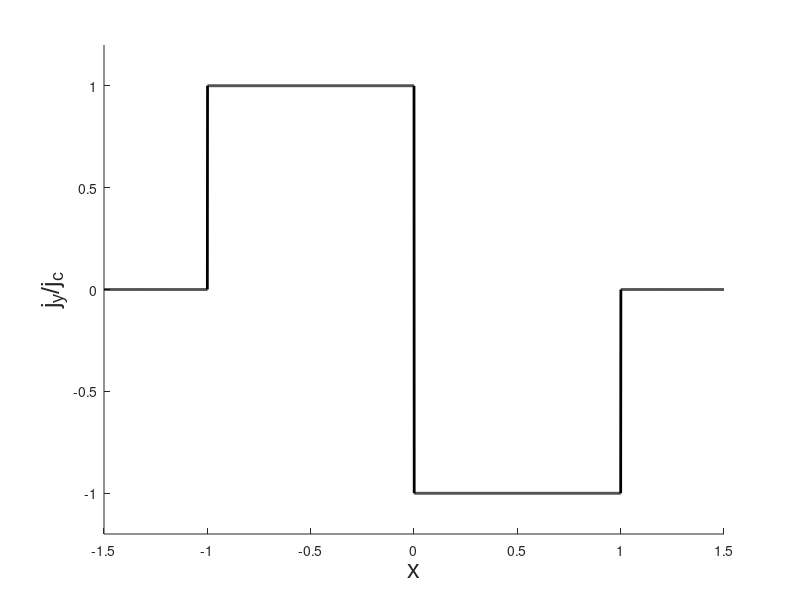
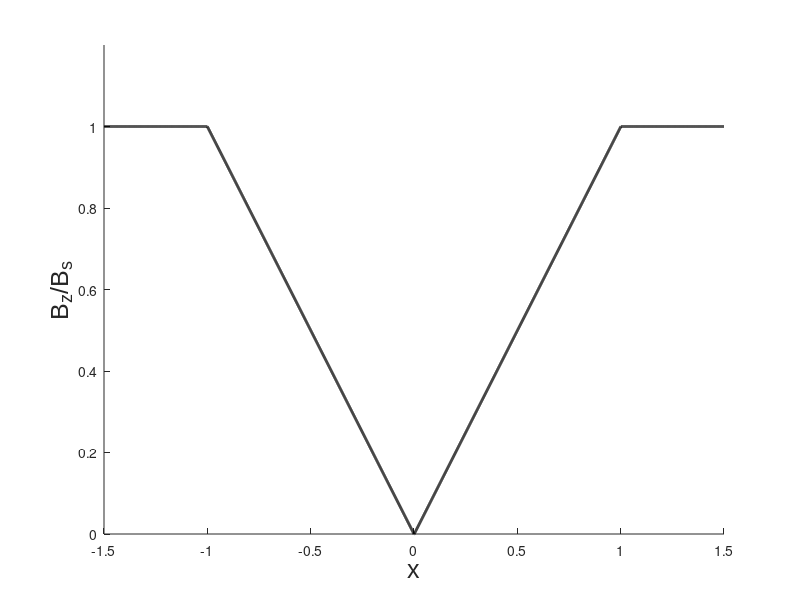
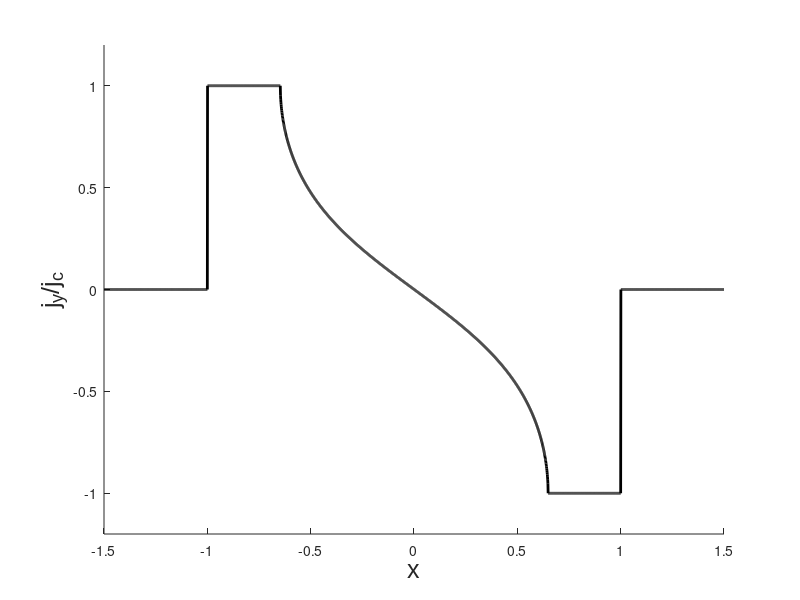
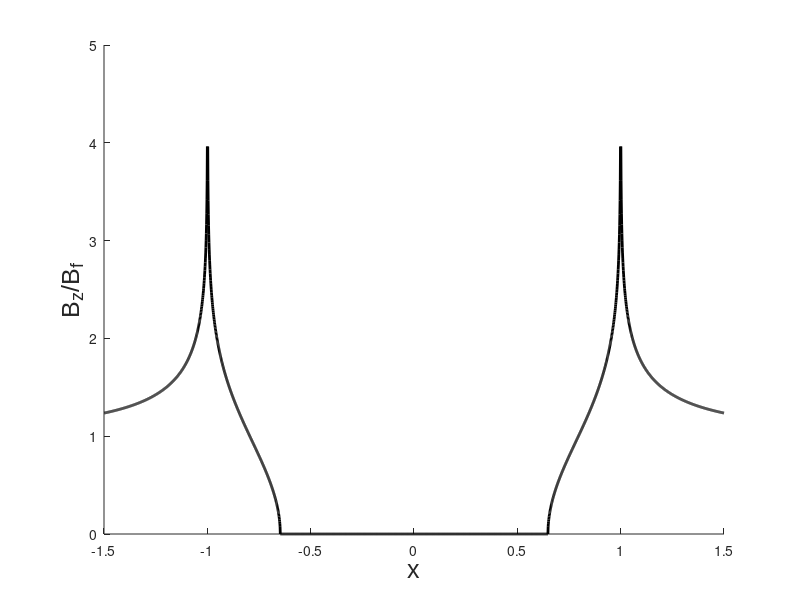

Source code (MATLAB) for these figures, in order:
clear;

jc = 1;    %Magnitude of critical current
w = 1;     %Half-width of sample 
o = 0.5;   %Length outside of sample 
Bas = 1;   %Applied field for slab
Baf = 1;   %Applied field for thin film
Bs = 1;    %Characteristic field for slab
Bf = 1;    %Characteristic field for a thin film
s = 1000;  %Scale used when calculating in arrays

w = w*s;
o = o*s;

%Calculations for a slab

a = w*(1-Bas/Bs); %Field-free depth for slab
a = round(a);     %Round value for use in arrays

%Build the current distribution in a slab

jySlabOutside = zeros(1,o);
jySlabInside = jc*ones(1,w-a);
jySlabMiddle = zeros(1,2*a);
jySlab = [jySlabOutside jySlabInside jySlabMiddle -jySlabInside jySlabOutside];

%Plot jy_slab vs x

x = 1:1:length(jySlab);
x = x-(o+w);
xScale = x/s;

figure(1);
hold on;
plot(xScale,jySlab,'k','LineWidth',2);
axis([-1.5 1.5 -1.2 1.2])
xlabel('x','FontSize',18,'FontName','Arial');            
ylabel('j_y/j_c','FontSize',18,'FontName','Arial');

%Build the magnetic field distribution in a slab

BzslabOutside = Bas*ones(1,o);
BzslabInside = Bas-jc*(1:1:(w-a))*Bs/w;
BzslabMiddle = zeros(1,2*a);
BzSlab = [BzslabOutside BzslabInside BzslabMiddle flip(BzslabInside) BzslabOutside]/Bs;  %Normalize to Bs

%Plot Bz_slab vs x

figure(2);
hold on;
plot(xScale, BzSlab,'k','LineWidth',2);
axis([-1.5 1.5 0 1.2])
xlabel('x','FontSize',18,'FontName','Arial');            
ylabel('B_z/B_s','FontSize',18,'FontName','Arial');

%Calculations for a thin film

a = w/cosh(Baf/Bf); %Field-free depth for a thin film
a = round(a);       %Round value for use in arrays

%Build the current distribution in a thin film

jyFilmOutside = zeros(1,o);
jyFilmInside = jc*ones(1,w-a);
jyFilmMiddle = -(2*jc/pi).*atan(((-a:1:a-1)/w).*(sqrt(w^2-a^2)./sqrt(a.^2-(-a:1:a-1).^2)));
jyFilm = [jyFilmOutside jyFilmInside jyFilmMiddle -jyFilmInside jyFilmOutside];

%Plot jy_film vs x

figure(3);
hold on;
plot(xScale, jyFilm,'k','LineWidth',2);
axis([-1.5 1.5 -1.2 1.2])
xlabel('x','FontSize',18,'FontName','Arial');            
ylabel('j_y/j_c','FontSize',18,'FontName','Arial');

%Build the magnetic field distribution in a thin film

x = a:1:(o+w);
x = flip(x);
BzFilmOutside = Bf*log((abs(x).*sqrt(w^2-a^2)+w*(sqrt(x.^2-a^2)))./(a*sqrt(abs(x.^2-w^2))));
BzFilmMiddle = zeros(1,2*a-2);
BzFilm = [BzFilmOutside BzFilmMiddle flip(BzFilmOutside)]/Bf; %Normalize to Bf

%Plot Bz_film vs x

figure(4);
hold on;
plot(xScale, BzFilm,'k','LineWidth',2);
axis([-1.5 1.5 0 5])
xlabel('x','FontSize',18,'FontName','Arial');            
ylabel('B_z/B_f','FontSize',18,'FontName','Arial');